Frame 1 (no input): blank canvas, image omitted
Frame 60 (the mouse pressed at the canvas centre just before this capture): blank canvas, image omitted
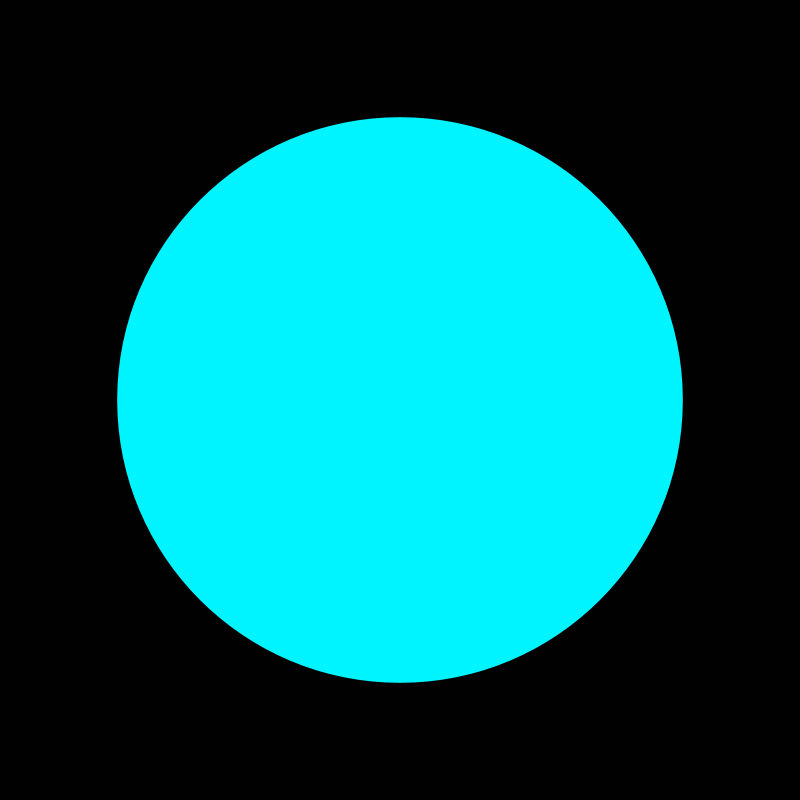
Frame 120 (the mouse held since frame 60 and released just before this capture)

The Processing sketch whose frames 1 and 60 were blank and that drew this single picture after the mouse press (run headless with seeded random() and noise(); from frame 60 on, the mouse is pressed at the canvas centre):

// Processing sketch: processing_186517
// ── processing_186517.pde


 void setup() {
  size(800, 800);
  colorMode(HSB);
background(1);
}
void draw() {
  float aleatorio=random(100,150);
  float x = random(0,width);
  float y = random(0,height);

  float vt = dist(mouseX,mouseY,pmouseX,pmouseY); 
  strokeWeight(vt/5);
  //stroke(0,100);
  line(mouseX,mouseY,mouseX,mouseY); 
  noStroke(); 
  fill(aleatorio,255,255);
ellipse(mouseX,mouseY,vt,vt);
}
